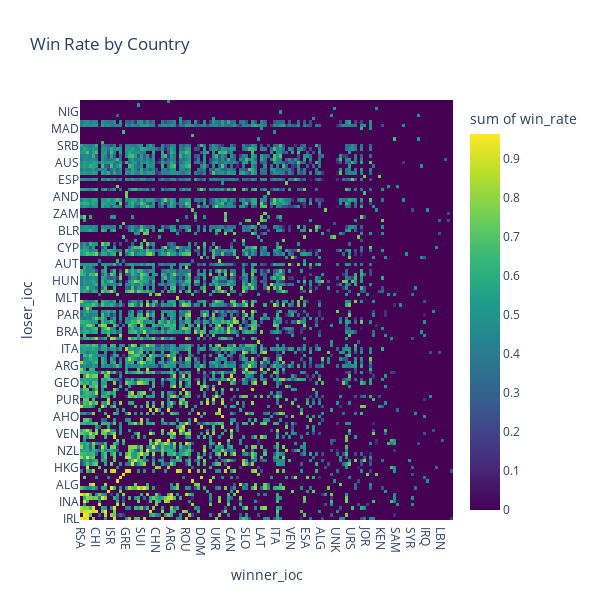

The cell this chart's notebook holds for it:
### Code cell
px.density_heatmap(win_counts, x="winner_ioc", y="loser_ioc", z="win_rate", color_continuous_scale="Viridis",
                   title="Win Rate by Country", height=600, width=600, template="plotly_white")

### Figure 1 — Plotly figure (JSON) as saved in the notebook; plotly's stock layout.template omitted (floating-point values rounded to 4 significant figures; data arrays with more than 128 entries replaced by an {"elided": "..."} marker saying what was removed)
{"data": [{"coloraxis": "coloraxis", "histfunc": "sum", "hovertemplate": "winner_ioc=%{x}<br>loser_ioc=%{y}<br>sum of win_rate=%{z}<extra></extra>", "name": "", "x": {"elided": "4566 str values"}, "xaxis": "x", "xbingroup": "x", "y": {"elided": "4566 str values"}, "yaxis": "y", "ybingroup": "y", "z": {"elided": "4566 float values"}, "type": "histogram2d"}], "layout": {"xaxis": {"anchor": "y", "domain": [0.0, 1.0], "title": {"text": "winner_ioc"}}, "yaxis": {"anchor": "x", "domain": [0.0, 1.0], "title": {"text": "loser_ioc"}}, "coloraxis": {"colorbar": {"title": {"text": "sum of win_rate"}}, "colorscale": [[0.0, "#440154"], [0.1111, "#482878"], [0.2222, "#3e4989"], [0.3333, "#31688e"], [0.4444, "#26828e"], [0.5556, "#1f9e89"], [0.6667, "#35b779"], [0.7778, "#6ece58"], [0.8889, "#b5de2b"], [1.0, "#fde725"]]}, "legend": {"tracegroupgap": 0}, "title": {"text": "Win Rate by Country"}, "height": 600, "width": 600}}
